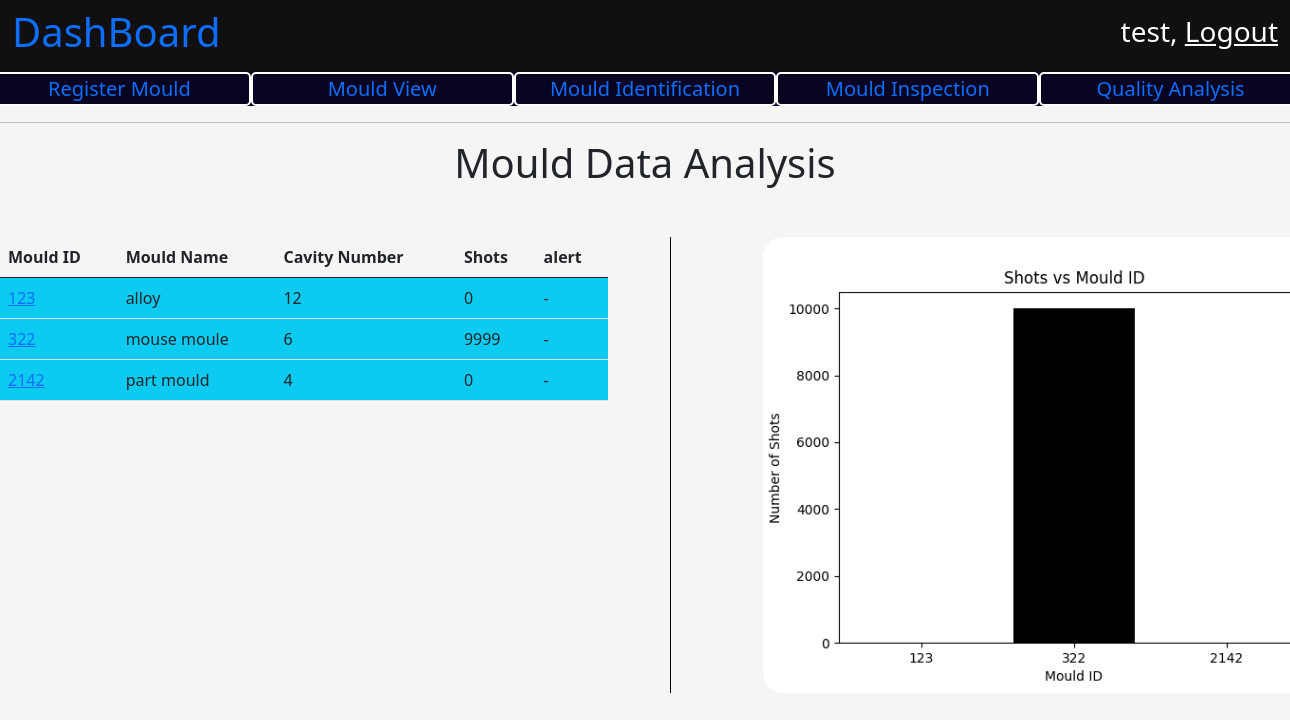
Screenshot of / (signed in) with the database file from the repository.
### mould/models.py (models this page shows, shortened)
class Mould(models.Model):
    mould_id = models.IntegerField(primary_key=True)
    mould_name = models.CharField(max_length=200)
    cavity_number = models.IntegerField()
    registered_date = models.DateTimeField(auto_now_add=True)
    registered_by = models.ForeignKey(User, on_delete=models.PROTECT)
    general_maintaince_cleaning_threshold_value = models.IntegerField()
    preventive_maintaince_clearning_thresold_value = models.IntegerField()
    tool_life = models.IntegerField()
    present_count = models.IntegerField()
    moud_desc = models.CharField(max_length=100)
    order_number = models.CharField(max_length=100)
    raw_material = models.CharField(max_length=100)
    part_weight = models.FloatField()
    runner_weight = models.FloatField()
    tonnage = models.FloatField()
    cycle_time = models.FloatField()
    number_of_shots_per_day = models.IntegerField()
    preventice_maintaince_count = models.IntegerField(default=0)
    general_cleaning_maintance_count = models.IntegerField(default = 0)
    def __str__(self):
        return str(self.mould_id)
    def general_alert(self):  # alert general cleaning.
        return self.general_maintaince_cleaning_threshold_value - self.general_cleaning_maintance_count  <= 200

### user_panel/views.py (the view)
# urls.py: path('', views.homePage, name = "homePage"),
@login_required
def homePage(request):
    context = {}
    print(request.user)
    context['user'] = request.user
    print("-----------------------")
    print(context['user'])
    mould_data = Mould.objects.all()
    print(type(mould_data))
    mould_data = list(mould_data)
    print(mould_data)
    main_point = -1
    for i in range(len(mould_data)):
        if mould_data[i].general_alert() is True:
            main_point += 1
            temp = mould_data[i]
            mould_data[i] = mould_data[main_point]
            mould_data[main_point] = temp
    graph_for_mould_number_vs_no_of_shots()
    context['mould_data'] = mould_data
    print("----------------------")
    return render(request, 'user_panel/user_dashboard.html', context)

### user_panel/views.py (called while the page is built)
def graph_for_mould_number_vs_no_of_shots():
    mould_data = Mould.objects.all()
    mould_id = []
    mould_shots_count = []
    bar_color = []
    color_list = ['black', 'red', 'green']
    for i in range(len(mould_data)):
        mould_id.append(mould_data[i].mould_id)
        mould_shots_count.append(mould_data[i].present_count)
        color_index = random.randint(0, 2)
        bar_color.append(color_list[color_index])
    mould_id.sort()
    plt.bar([str(i) for i in mould_id], mould_shots_count, color = bar_color)
    plt.title('Shots vs Mould ID')
    plt.xlabel('Mould ID')
    plt.ylabel('Number of Shots')
    print(mould_id)
    print(mould_shots_count)
    plt.savefig('user_panel/static/images/number_of_mould_vs_shots.png')
    plt.close()

### user_panel/templates/user_panel/user_dashboard.html (shortened to what this page needs)
{% extends 'base.html' %}
{% load static %}
{% block title %}
    <link
        rel="stylesheet"
        href="{% static 'css/dashboard.css' %}" >
{% endblock %}
{% block body_content %}
    <nav
        class="navbar navbar-light dashboard_nav">
        <div class="container-fluid dashboard_nav">
            <p class="h1 dashboard_title">
                <a href="{% url 'homePage' %}" style="text-decoration:None;">
                  DashBoard
                </a>
            </p>
            <div class="user_data">
                <p class="h3">
                    {{ request.user.first_name }},
                    <a href="{% url 'userLogout' %}">
                        Logout
                    </a>
                </p>
            </div>
        </div>
    </nav>
    <div class="optionBar">
        <div class="row">
            <div class="col">
                <a href="{% url 'MouldRegistration' %}">
                    Register Mould
                </a>
            </div>
            <div class="col">
                <a href="{% url 'MouldUpdate' %}">
                Mould View
                </a>
            </div>
             <div class="col">
                <a href="{% url "MouldSearch" %}">
                Mould Identification
                </a>
            </div>
             <div class="col">
                <a href="{% url 'Inspect' %}">
                Mould Inspection
                </a>
            </div>
            <div class="col">
                <a href="{% url 'MouldQuality' %}">
                Quality Analysis
                </a>
            </div>
        </div>
    </div>
    <hr/>
    <p class="h1 firstHeading" style="text-align : center;">
            Mould Data Analysis
    </p>
    <div class="MouldData">
        <div class="row">
            <div class="col">
               <table class="table">
                    <thead>
                        <tr>
                            <th scope="col">Mould ID</th>
                            <th scope="col">Mould Name</th>
                            <th scope="col">Cavity Number</th>
                            <th scope="col">Shots</th>
                            <th scope="col"> alert </th>
                        </tr>
                    </thead>
                    <tbody>
                        {% for mould in mould_data %}
                            {% if mould.general_alert %}
                                <tr  class="bg-danger">
                                    <td>
                                        <a href="mould/{{ mould.mould_id }}">
                                            {{ mould.mould_id }}
                                        </a>
                                    </td>
                                    <td >
                                        {{ mould.mould_name }}
                                    </td>
                                    <td >
                                        {{ mould.cavity_number }}
                                    </td>
                                    <td >
                                        {{ mould.present_count }}
                                    </td>
                                    <td >
                                        {% if mould.tool_life_over_alert %}
                                            Tool Life Over Alert
                                        {% elif mould.preventive_maintance_alert %}
                                            Prevetive Maitaince Alert
                                        {% else %}
                                            General Clearning Alert
                                        {% endif %}
                                    </td>
                                </tr>
                            {% else %}
                                <tr class="bg-info">
                                    <td>
                                        <a href="mould/{{ mould.mould_id }}">
                                            {{ mould.mould_id }}
                                        </a>
                                    </td>
                                    <td>
                                        {{ mould.mould_name }}
                                    </td>
                                    <td>
                                        {{ mould.cavity_number }}
                                    </td>
                                    <td>
                                        {{ mould.present_count }}
                                    </td>
                                    <td>
                                        -
                                    </td>
                                </tr>
                            {% endif %}
                        {% endfor %}
                    </tbody>
                </table>
            </div>
            <div class="col graphData">
                <img src="{% static 'images/number_of_mould_vs_shots.png' %}" class="img-fluid graphMouldImg" alt="...">
            </div>
        </div>
    </div>
{% endblock %}

### user_panel/static/css/dashboard.css (style rules this page uses)
body { background-color: whitesmoke; }
nav.dashboard_nav { background-color: rgb(17, 15, 15); }
nav.dashboard_nav div.dashboard_nav { color : white; }
nav.dashboard_nav div.user_data p a { color: white; }
div.optionBar { background-color: rgb(6, 4, 32); }
div.optionBar div.row div.col { font-size: 20px; border : 2px solid white; border-radius: 5px; text-align: center; color:white; }
div.optionBar div.row div.col a { text-decoration: none; }
div.MouldData { margin-top : 50px; }
div.MouldData div.row div.graphData { border-left : 0.5px solid black; margin-left : 50px; }
div.MouldData div.row div.graphData img.graphMouldImg { margin-left : 80px; width: 700px; border-radius: 20px; }

### rows the page displays
Mould: mould_id "123", mould_name "alloy", cavity_number "12", present_count "0"
Mould: mould_id "322", mould_name "mouse moule", cavity_number "6", present_count "9999"
Mould: mould_id "2142", mould_name "part mould", cavity_number "4", present_count "0"

### other values shown
{{ request.user.first_name }} "test"
